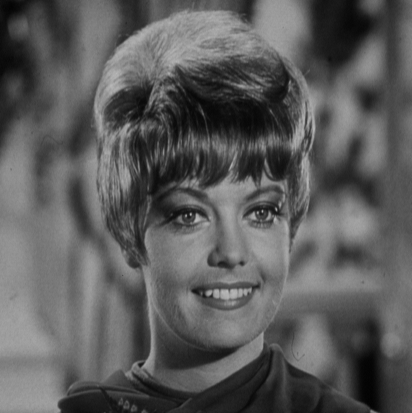
%> input picture Demo/matlab/2.bmp, 412 x 413 px
$ octave testHistEqu.m   (GNU Octave 9; MATLAB toolbox functions it lacks are replaced by stand-ins)
%> lines starting %> are read from the running program, lines starting %| are printed output that depends on the picture
### Demo/matlab/myHist.m
function histBin = myHist(im)

sz = size(im);

histBin = zeros(256, 1);

for iy=1:sz(1)
    for ix = 1:sz(2)
        v = im(iy, ix);
        idx = v + 1;
        histBin(idx) = histBin(idx) + 1;
    end
end

### Demo/matlab/testHistEqu.m
im = imread('2.bmp');
%> im is the input picture: size 413x412 uint8; min 2, max 187, mean 91.2

histBin = myHist(im);
%> after the loop in myHist, `for iy=1:sz(1)`: histBin = 256 values, max 1763 at index 120, min 0 at index 1, mean 664.7

cdf = cumsum(histBin);
%> cdf = 256 values from 0 to 170156

remap = uint8(round(cdf/max(cdf)*255));
%> remap = 256 values from 0 to 255

imd = remap(im+1);
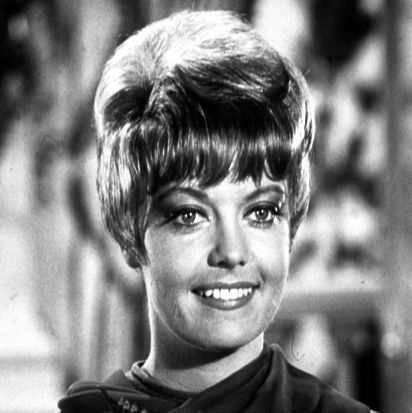
%> imd: size 413x412 uint8; min 0, max 255, mean 128.4
histBin2 = myHist(imd);
%> histBin2 = 256 values, max 1763 at index 181, min 0 at index 14, mean 664.7

figure;
subplot(2,2,1);
imshow(im);

subplot(2,2,2);
imshow(imd);

subplot(2,2,3);
bar(histBin);
xlim([1 256]);

subplot(2,2,4);
bar(histBin2);
xlim([1 256]);
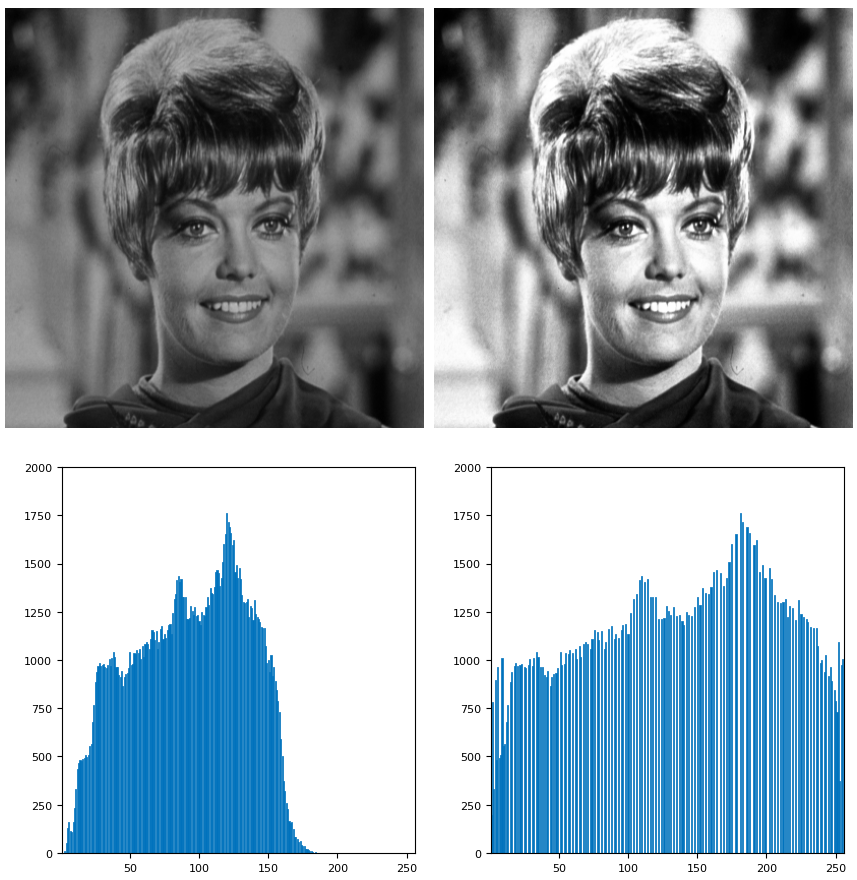
%> figure redrawn from the program's plot data, 4 panels

$ run again, with Demo/matlab/1.jpg saved as Demo/matlab/2.bmp
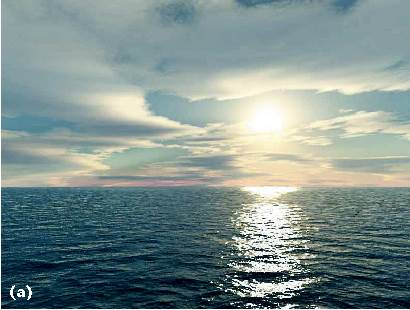
%> input picture Demo/matlab/1.jpg, 410 x 310 px
%> im is the input picture: size 310x410x3 uint8; mean R, G, B 127.1, 144.4, 141.9
%> after the loop in myHist, `for iy=1:sz(1)`: histBin = 256 values, max 5333 at index 1, min 0 at index 256, mean 496.5
%> cdf = 256 values from 5333 to 127100
%> remap = 256 values from 11 to 255
%> `imd = remap(im+1);`:
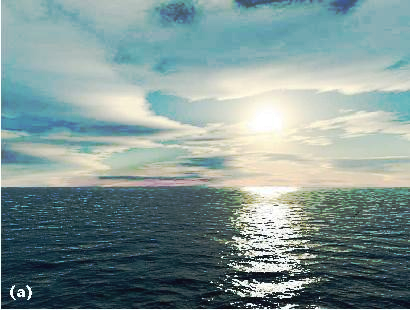
%> imd: size 310x410x3 uint8; mean R, G, B 128.4, 149.9, 148.2
%> histBin2 = 256 values, max 5715 at index 12, min 0 at index 1, mean 496.5
%> `xlim([1 256]);`:
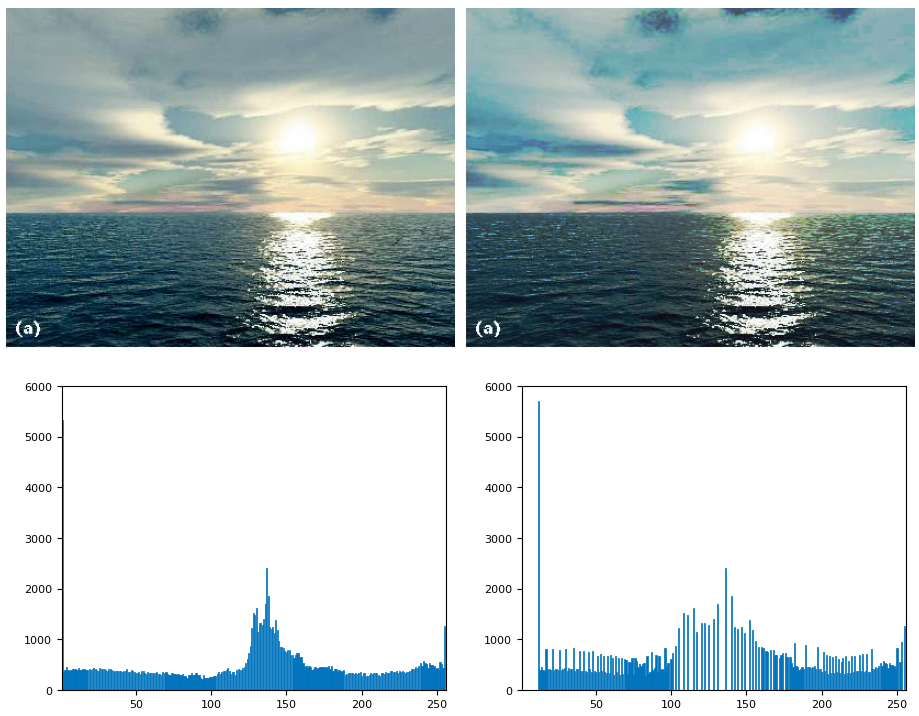
%> figure redrawn from the program's plot data, 4 panels

$ run again, with Demo/matlab/1.png saved as Demo/matlab/2.bmp
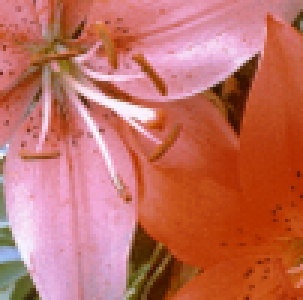
%> input picture Demo/matlab/1.png, 101 x 100 px (shown 3 times larger)
%> im is the input picture: size 100x101x3 uint8; mean R, G, B 194.1, 110.5, 97.5
%> after the loop in myHist, `for iy=1:sz(1)`: histBin = 256 values, max 229 at index 182, min 0 at index 1, mean 39.45
%> cdf = 256 values from 0 to 10100
%> remap = 256 values from 0 to 255
%> `imd = remap(im+1);`:
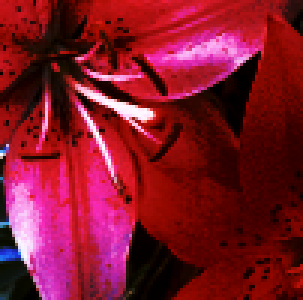
%> imd: size 100x101x3 uint8 (shown 3 times larger); mean R, G, B 128.9, 22.6, 40.4
%> histBin2 = 256 values, max 229 at index 69, min 0 at index 46, mean 39.45
%> `xlim([1 256]);`:
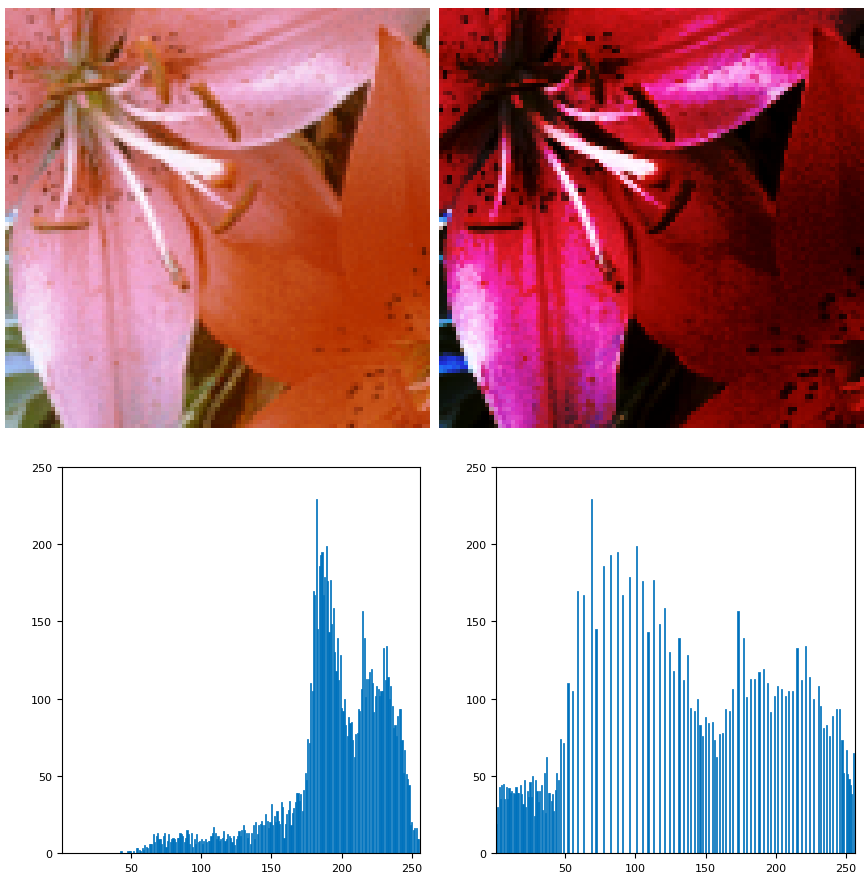
%> figure redrawn from the program's plot data, 4 panels

$ run again, with Demo/matlab/3.png saved as Demo/matlab/2.bmp
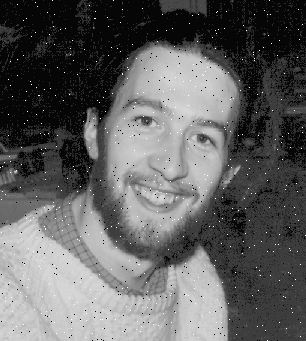
%> input picture Demo/matlab/3.png, 306 x 341 px
%> im is the input picture: size 341x306 uint8; min 0, max 255, mean 96.7
%> after the loop in myHist, `for iy=1:sz(1)`: histBin = 256 values, max 25117 at index 7, min 0 at index 2, mean 407.6
%> cdf = 256 values from 520 to 104346
%> remap = 256 values from 1 to 255
%> `imd = remap(im+1);`:
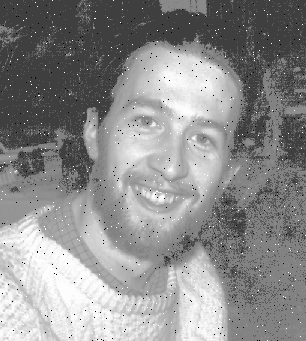
%> imd: size 341x306 uint8; min 1, max 255, mean 140.2
%> histBin2 = 256 values, max 25117 at index 64, min 0 at index 1, mean 407.6
%> `xlim([1 256]);`:
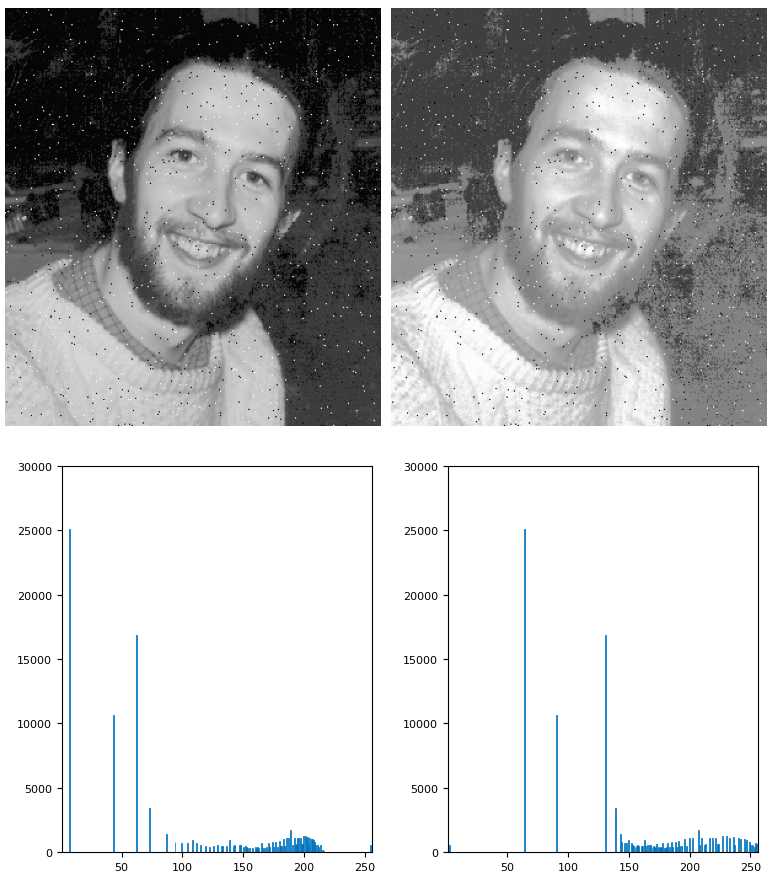
%> figure redrawn from the program's plot data, 4 panels
